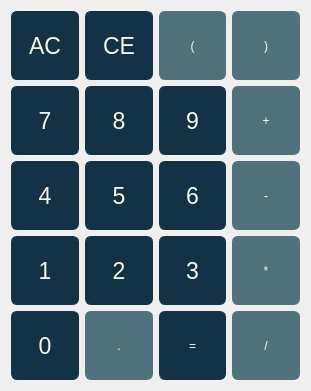
     <widget class="QWidget" name="layoutWidget">
      <property name="geometry">
       <rect>
        <x>350</x>
        <y>120</y>
        <width>311</width>
        <height>391</height>
       </rect>
      </property>
      <layout class="QGridLayout" name="gridLayout">
       <item row="0" column="0">
        <widget class="QPushButton" name="AC">
         <property name="sizePolicy">
          <sizepolicy hsizetype="Minimum" vsizetype="Expanding">
           <horstretch>0</horstretch>
           <verstretch>0</verstretch>
          </sizepolicy>
         </property>
         <property name="font">
          <font>
           <pointsize>17</pointsize>
          </font>
         </property>
         <property name="styleSheet">
          <string notr="true">QPushButton {
	background-color: rgb(20, 50, 70);
	border: 1px solid rgb(20, 50, 70); 
	border-radius: 6px;
	color: rgb(245, 249, 235);
}

QPushButton:pressed {
	background-color:  rgb(245, 249, 235);
	color: rgb(20, 50, 70);
}</string>
         </property>
         <property name="text">
          <string>AC</string>
         </property>
         <property name="iconSize">
          <size>
           <width>30</width>
           <height>30</height>
          </size>
         </property>
        </widget>
       </item>
       <item row="0" column="1">
        <widget class="QPushButton" name="pb_ce">
         <property name="sizePolicy">
          <sizepolicy hsizetype="Minimum" vsizetype="Expanding">
           <horstretch>0</horstretch>
           <verstretch>0</verstretch>
          </sizepolicy>
         </property>
         <property name="font">
          <font>
           <pointsize>17</pointsize>
          </font>
         </property>
         <property name="styleSheet">
          <string notr="true">QPushButton {
	background-color: rgb(20, 50, 70);
	border: 1px solid rgb(20, 50, 70); 
	border-radius: 6px;
	color: rgb(245, 249, 235);
}

QPushButton:pressed {
	background-color:  rgb(245, 249, 235);
	color: rgb(20, 50, 70);
}</string>
         </property>
         <property name="text">
          <string>CE</string>
         </property>
         <property name="iconSize">
          <size>
           <width>30</width>
           <height>30</height>
          </size>
         </property>
        </widget>
       </item>
       <item row="0" column="2">
        <widget class="QPushButton" name="l_bracket">
         <property name="sizePolicy">
          <sizepolicy hsizetype="Minimum" vsizetype="Expanding">
           <horstretch>0</horstretch>
           <verstretch>0</verstretch>
          </sizepolicy>
         </property>
         <property name="styleSheet">
          <string notr="true">QPushButton {
	background-color: rgb(81, 113, 124);
	border: 1px solid rgb(81, 113, 124); 
	border-radius: 6px;
	color: rgb(245, 249, 235);
}

QPushButton:pressed {
	background-color: rgb(245, 249, 235);
	color: rgb(81, 113, 124);
}</string>
         </property>
         <property name="text">
          <string>(</string>
         </property>
         <property name="iconSize">
          <size>
           <width>30</width>
           <height>30</height>
          </size>
         </property>
        </widget>
       </item>
       <item row="0" column="3">
        <widget class="QPushButton" name="r_bracket">
         <property name="sizePolicy">
          <sizepolicy hsizetype="Minimum" vsizetype="Expanding">
           <horstretch>0</horstretch>
           <verstretch>0</verstretch>
          </sizepolicy>
         </property>
         <property name="styleSheet">
          <string notr="true">QPushButton {
	background-color: rgb(81, 113, 124);
	border: 1px solid rgb(81, 113, 124); 
	border-radius: 6px;
	color: rgb(245, 249, 235);
}

QPushButton:pressed {
	background-color: rgb(245, 249, 235);
	color: rgb(81, 113, 124);
}</string>
         </property>
         <property name="text">
          <string>)</string>
         </property>
         <property name="iconSize">
          <size>
           <width>30</width>
           <height>30</height>
          </size>
         </property>
        </widget>
       </item>
       <item row="1" column="0">
        <widget class="QPushButton" name="pb7">
         <property name="sizePolicy">
          <sizepolicy hsizetype="Minimum" vsizetype="Expanding">
           <horstretch>0</horstretch>
           <verstretch>0</verstretch>
          </sizepolicy>
         </property>
         <property name="font">
          <font>
           <pointsize>17</pointsize>
          </font>
         </property>
         <property name="styleSheet">
          <string notr="true">QPushButton {
	background-color: rgb(20, 50, 70);
	border: 1px solid rgb(20, 50, 70); 
	border-radius: 6px;
	color: rgb(245, 249, 235);
}

QPushButton:pressed {
	background-color:  rgb(245, 249, 235);
	color: rgb(20, 50, 70);
}</string>
         </property>
         <property name="text">
          <string>7</string>
         </property>
         <property name="iconSize">
          <size>
           <width>30</width>
           <height>30</height>
          </size>
         </property>
        </widget>
       </item>
       <item row="1" column="1">
        <widget class="QPushButton" name="pb8">
         <property name="sizePolicy">
          <sizepolicy hsizetype="Minimum" vsizetype="Expanding">
           <horstretch>0</horstretch>
           <verstretch>0</verstretch>
          </sizepolicy>
         </property>
         <property name="font">
          <font>
           <pointsize>17</pointsize>
          </font>
         </property>
         <property name="styleSheet">
          <string notr="true">QPushButton {
	background-color: rgb(20, 50, 70);
	border: 1px solid rgb(20, 50, 70); 
	border-radius: 6px;
	color: rgb(245, 249, 235);
}

QPushButton:pressed {
	background-color:  rgb(245, 249, 235);
	color: rgb(20, 50, 70);
}</string>
         </property>
         <property name="text">
          <string>8</string>
         </property>
         <property name="iconSize">
          <size>
           <width>30</width>
           <height>30</height>
          </size>
         </property>
        </widget>
       </item>
       <item row="1" column="2">
        <widget class="QPushButton" name="pb9">
         <property name="sizePolicy">
          <sizepolicy hsizetype="Minimum" vsizetype="Expanding">
           <horstretch>0</horstretch>
           <verstretch>0</verstretch>
          </sizepolicy>
         </property>
         <property name="font">
          <font>
           <pointsize>17</pointsize>
          </font>
         </property>
         <property name="styleSheet">
          <string notr="true">QPushButton {
	background-color: rgb(20, 50, 70);
	border: 1px solid rgb(20, 50, 70); 
	border-radius: 6px;
	color: rgb(245, 249, 235);
}

QPushButton:pressed {
	background-color:  rgb(245, 249, 235);
	color: rgb(20, 50, 70);
}</string>
         </property>
         <property name="text">
          <string>9</string>
         </property>
         <property name="iconSize">
          <size>
           <width>30</width>
           <height>30</height>
          </size>
         </property>
        </widget>
       </item>
       <item row="1" column="3">
        <widget class="QPushButton" name="pb_plus">
         <property name="sizePolicy">
          <sizepolicy hsizetype="Minimum" vsizetype="Expanding">
           <horstretch>0</horstretch>
           <verstretch>0</verstretch>
          </sizepolicy>
         </property>
         <property name="styleSheet">
          <string notr="true">QPushButton {
	background-color: rgb(81, 113, 124);
	border: 1px solid rgb(81, 113, 124); 
	border-radius: 6px;
	color: rgb(245, 249, 235);
}

QPushButton:pressed {
	background-color: rgb(245, 249, 235);
	color: rgb(81, 113, 124);
}</string>
         </property>
         <property name="text">
          <string>+</string>
         </property>
         <property name="iconSize">
          <size>
           <width>30</width>
           <height>30</height>
          </size>
         </property>
        </widget>
       </item>
       <item row="2" column="0">
        <widget class="QPushButton" name="pb4">
         <property name="sizePolicy">
          <sizepolicy hsizetype="Minimum" vsizetype="Expanding">
           <horstretch>0</horstretch>
           <verstretch>0</verstretch>
          </sizepolicy>
         </property>
         <property name="font">
          <font>
           <pointsize>17</pointsize>
          </font>
         </property>
         <property name="styleSheet">
          <string notr="true">QPushButton {
	background-color: rgb(20, 50, 70);
	border: 1px solid rgb(20, 50, 70); 
	border-radius: 6px;
	color: rgb(245, 249, 235);
}

QPushButton:pressed {
	background-color:  rgb(245, 249, 235);
	color: rgb(20, 50, 70);
}</string>
         </property>
         <property name="text">
          <string>4</string>
         </property>
         <property name="iconSize">
          <size>
           <width>30</width>
           <height>30</height>
          </size>
         </property>
        </widget>
       </item>
       <item row="2" column="1">
        <widget class="QPushButton" name="pb5">
         <property name="sizePolicy">
          <sizepolicy hsizetype="Minimum" vsizetype="Expanding">
           <horstretch>0</horstretch>
           <verstretch>0</verstretch>
          </sizepolicy>
         </property>
         <property name="font">
          <font>
           <pointsize>17</pointsize>
          </font>
         </property>
         <property name="styleSheet">
          <string notr="true">QPushButton {
	background-color: rgb(20, 50, 70);
	border: 1px solid rgb(20, 50, 70); 
	border-radius: 6px;
	color: rgb(245, 249, 235);
}

QPushButton:pressed {
	background-color:  rgb(245, 249, 235);
	color: rgb(20, 50, 70);
}</string>
         </property>
         <property name="text">
          <string>5</string>
         </property>
         <property name="iconSize">
          <size>
           <width>30</width>
           <height>30</height>
          </size>
         </property>
        </widget>
       </item>
       <item row="2" column="2">
        <widget class="QPushButton" name="pb6">
         <property name="enabled">
          <bool>true</bool>
         </property>
         <property name="sizePolicy">
          <sizepolicy hsizetype="Minimum" vsizetype="Expanding">
           <horstretch>0</horstretch>
           <verstretch>0</verstretch>
          </sizepolicy>
         </property>
         <property name="font">
          <font>
           <pointsize>17</pointsize>
          </font>
         </property>
         <property name="styleSheet">
          <string notr="true">QPushButton {
	background-color: rgb(20, 50, 70);
	border: 1px solid rgb(20, 50, 70); 
	border-radius: 6px;
	color: rgb(245, 249, 235);
}

QPushButton:pressed {
	background-color:  rgb(245, 249, 235);
	color: rgb(20, 50, 70);
}</string>
         </property>
         <property name="text">
          <string>6</string>
         </property>
         <property name="iconSize">
          <size>
           <width>30</width>
           <height>30</height>
          </size>
         </property>
        </widget>
       </item>
       <item row="2" column="3">
        <widget class="QPushButton" name="pb_minus">
         <property name="sizePolicy">
          <sizepolicy hsizetype="Minimum" vsizetype="Expanding">
           <horstretch>0</horstretch>
           <verstretch>0</verstretch>
          </sizepolicy>
         </property>
         <property name="styleSheet">
          <string notr="true">QPushButton {
	background-color: rgb(81, 113, 124);
	border: 1px solid rgb(81, 113, 124); 
	border-radius: 6px;
	color: rgb(245, 249, 235);
}

QPushButton:pressed {
	background-color: rgb(245, 249, 235);
	color: rgb(81, 113, 124);
}</string>
         </property>
         <property name="text">
          <string>-</string>
         </property>
         <property name="iconSize">
          <size>
           <width>30</width>
           <height>30</height>
          </size>
         </property>
        </widget>
       </item>
       <item row="3" column="0">
        <widget class="QPushButton" name="pb1">
         <property name="sizePolicy">
          <sizepolicy hsizetype="Minimum" vsizetype="Expanding">
           <horstretch>0</horstretch>
           <verstretch>0</verstretch>
          </sizepolicy>
         </property>
         <property name="font">
          <font>
           <pointsize>17</pointsize>
          </font>
         </property>
         <property name="styleSheet">
          <string notr="true">QPushButton {
	background-color: rgb(20, 50, 70);
	border: 1px solid rgb(20, 50, 70); 
	border-radius: 6px;
	color: rgb(245, 249, 235);
}

QPushButton:pressed {
	background-color:  rgb(245, 249, 235);
	color: rgb(20, 50, 70);
}</string>
         </property>
         <property name="text">
          <string>1</string>
         </property>
         <property name="iconSize">
          <size>
           <width>30</width>
           <height>30</height>
          </size>
         </property>
        </widget>
       </item>
       <item row="3" column="1">
        <widget class="QPushButton" name="pb2">
         <property name="sizePolicy">
          <sizepolicy hsizetype="Minimum" vsizetype="Expanding">
           <horstretch>0</horstretch>
           <verstretch>0</verstretch>
          </sizepolicy>
         </property>
         <property name="font">
          <font>
           <pointsize>17</pointsize>
          </font>
         </property>
         <property name="styleSheet">
          <string notr="true">QPushButton {
	background-color: rgb(20, 50, 70);
	border: 1px solid rgb(20, 50, 70); 
	border-radius: 6px;
	color: rgb(245, 249, 235);
}

QPushButton:pressed {
	background-color:  rgb(245, 249, 235);
	color: rgb(20, 50, 70);
}</string>
         </property>
         <property name="text">
          <string>2</string>
         </property>
         <property name="iconSize">
          <size>
           <width>30</width>
           <height>30</height>
          </size>
         </property>
        </widget>
       </item>
       <item row="3" column="2">
        <widget class="QPushButton" name="pb3">
         <property name="sizePolicy">
          <sizepolicy hsizetype="Minimum" vsizetype="Expanding">
           <horstretch>0</horstretch>
           <verstretch>0</verstretch>
          </sizepolicy>
         </property>
         <property name="font">
          <font>
           <pointsize>17</pointsize>
          </font>
         </property>
         <property name="styleSheet">
          <string notr="true">QPushButton {
	background-color: rgb(20, 50, 70);
	border: 1px solid rgb(20, 50, 70); 
	border-radius: 6px;
	color: rgb(245, 249, 235);
}

QPushButton:pressed {
	background-color:  rgb(245, 249, 235);
	color: rgb(20, 50, 70);
}</string>
         </property>
         <property name="text">
          <string>3</string>
         </property>
         <property name="iconSize">
          <size>
           <width>30</width>
           <height>30</height>
          </size>
         </property>
        </widget>
       </item>
       <item row="3" column="3">
        <widget class="QPushButton" name="pb_mul">
         <property name="sizePolicy">
          <sizepolicy hsizetype="Minimum" vsizetype="Expanding">
           <horstretch>0</horstretch>
           <verstretch>0</verstretch>
          </sizepolicy>
         </property>
         <property name="styleSheet">
          <string notr="true">QPushButton {
	background-color: rgb(81, 113, 124);
	border: 1px solid rgb(81, 113, 124); 
	border-radius: 6px;
	color: rgb(245, 249, 235);
}

QPushButton:pressed {
	background-color: rgb(245, 249, 235);
	color: rgb(81, 113, 124);
}</string>
         </property>
         <property name="text">
          <string>*</string>
         </property>
         <property name="iconSize">
          <size>
           <width>30</width>
           <height>30</height>
          </size>
         </property>
        </widget>
       </item>
       <item row="4" column="0">
        <widget class="QPushButton" name="pb0">
         <property name="sizePolicy">
          <sizepolicy hsizetype="Minimum" vsizetype="Expanding">
           <horstretch>0</horstretch>
           <verstretch>0</verstretch>
          </sizepolicy>
         </property>
         <property name="font">
          <font>
           <pointsize>17</pointsize>
          </font>
         </property>
         <property name="styleSheet">
          <string notr="true">QPushButton {
	background-color: rgb(20, 50, 70);
	border: 1px solid rgb(20, 50, 70); 
	border-radius: 6px;
	color: rgb(245, 249, 235);
}

QPushButton:pressed {
	background-color:  rgb(245, 249, 235);
	color: rgb(20, 50, 70);
}</string>
         </property>
         <property name="text">
          <string>0</string>
         </property>
         <property name="iconSize">
          <size>
           <width>30</width>
           <height>30</height>
          </size>
         </property>
        </widget>
       </item>
       <item row="4" column="1">
        <widget class="QPushButton" name="pb_dot">
         <property name="sizePolicy">
          <sizepolicy hsizetype="Minimum" vsizetype="Expanding">
           <horstretch>0</horstretch>
           <verstretch>0</verstretch>
          </sizepolicy>
         </property>
         <property name="styleSheet">
          <string notr="true">QPushButton {
	background-color: rgb(81, 113, 124);
	border: 1px solid rgb(81, 113, 124); 
	border-radius: 6px;
	color: rgb(245, 249, 235);
}

QPushButton:pressed {
	background-color: rgb(245, 249, 235);
	color: rgb(81, 113, 124);
}</string>
         </property>
         <property name="text">
          <string>.</string>
         </property>
         <property name="iconSize">
          <size>
           <width>30</width>
           <height>30</height>
          </size>
         </property>
        </widget>
       </item>
       <item row="4" column="2">
        <widget class="QPushButton" name="pb_result">
         <property name="sizePolicy">
          <sizepolicy hsizetype="Minimum" vsizetype="Expanding">
           <horstretch>0</horstretch>
           <verstretch>0</verstretch>
          </sizepolicy>
         </property>
         <property name="styleSheet">
          <string notr="true">QPushButton {
	background-color: rgb(20, 50, 70);
	border: 1px solid rgb(20, 50, 70); 
	border-radius: 6px;
	color: rgb(245, 249, 235);
}

QPushButton:pressed {
	background-color:  rgb(245, 249, 235);
	color: rgb(20, 50, 70);
}</string>
         </property>
         <property name="text">
          <string>=</string>
         </property>
         <property name="iconSize">
          <size>
           <width>30</width>
           <height>30</height>
          </size>
         </property>
        </widget>
       </item>
       <item row="4" column="3">
        <widget class="QPushButton" name="pb_div">
         <property name="sizePolicy">
          <sizepolicy hsizetype="Minimum" vsizetype="Expanding">
           <horstretch>0</horstretch>
           <verstretch>0</verstretch>
          </sizepolicy>
         </property>
         <property name="styleSheet">
          <string notr="true">QPushButton {
	background-color: rgb(81, 113, 124);
	border: 1px solid rgb(81, 113, 124); 
	border-radius: 6px;
	color: rgb(245, 249, 235);
}

QPushButton:pressed {
	background-color: rgb(245, 249, 235);
	color: rgb(81, 113, 124);
}</string>
         </property>
         <property name="text">
          <string>/</string>
         </property>
         <property name="iconSize">
          <size>
           <width>30</width>
           <height>30</height>
          </size>
         </property>
        </widget>
       </item>
      </layout>
     </widget>
